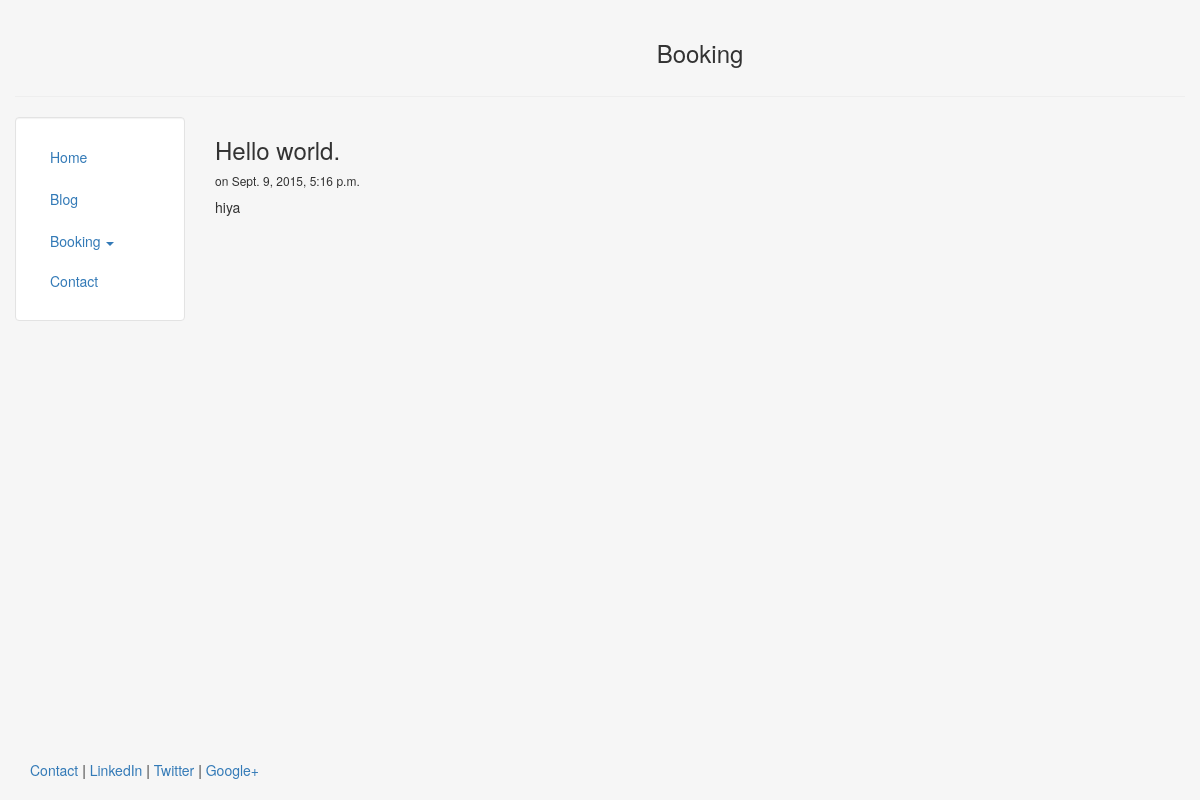
Page /blog/3 on the committed database.
### blog/models.py (models this page shows, shortened)
class Post(models.Model):
    title = models.CharField(max_length=140)
    body = models.TextField()
    date = models.DateTimeField()

### blog/templates/blog/post.html
{% extends "personal/header.html" %}
{% block content %}
	<h3>{{post.title}}</h3>
	<h6>on {{post.date}}</h6>
	{{post.body|safe|linebreaks}}
{% endblock %}

### personal/templates/personal/header.html (style rules this page uses)
html, body { height:100% }

### rows in the picture
Post: title "Hello world.", date "Sept. 9, 2015, 5:16 p.m.", body "hiya"
